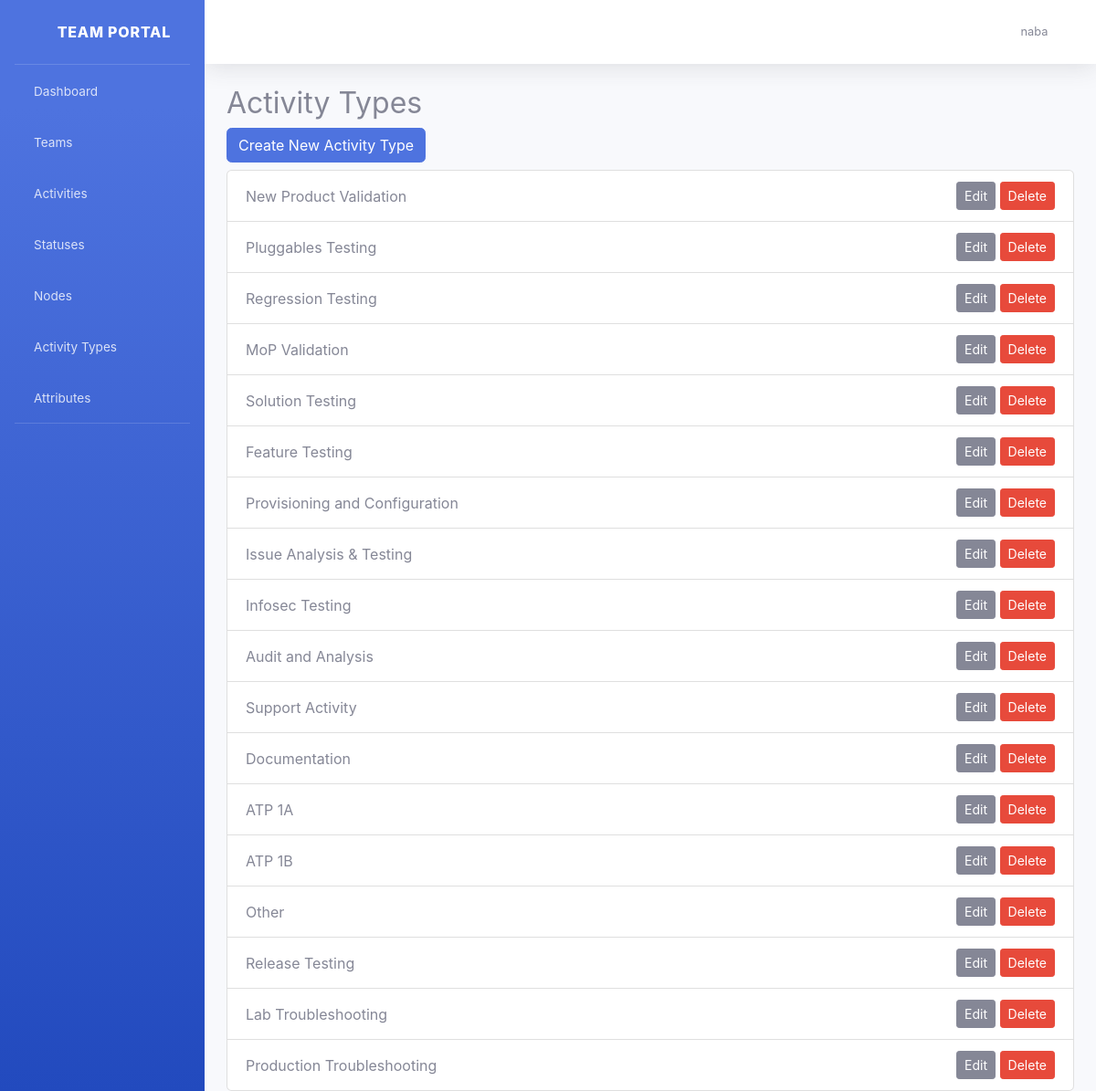
The page /attributes/activitytypes/ (signed in) on the database its author committed.
### users/models.py (models this page shows, shortened)
class User(AbstractUser):
    role = models.CharField(max_length=32, default='member')
    is_active = models.BooleanField(default=False)
    teams = models.ManyToManyField(Team, related_name='users', blank=True)

### attributes/models.py (models this page shows, shortened)
class ActivityType(models.Model):
    name = models.CharField(max_length=50, unique=True)

### attributes/views.py (the view)
# urls.py: path('activitytypes/', views.activitytype_list, name='activitytype_list'),
@login_required
def activitytype_list(request):
    types = ActivityType.objects.all()
    return render(request, 'attributes/activitytype_list.html', {'types': types})

### attributes/templates/attributes/activitytype_list.html
{% extends 'base.html' %}
{% block content %}
  <h2>Activity Types</h2>
  <a class="btn btn-primary mb-2" href="{% url 'activitytype_create' %}">Create New Activity Type</a>
  <ul class="list-group">
    {% for type in types %}
      <li class="list-group-item d-flex justify-content-between align-items-center">
        {{ type.name }}
        <span>
          <a class="btn btn-sm btn-secondary" href="{% url 'activitytype_edit' type.pk %}">Edit</a>
          <a class="btn btn-sm btn-danger" href="{% url 'activitytype_delete' type.pk %}">Delete</a>
        </span>
      </li>
    {% empty %}
      <li class="list-group-item">No activity types found.</li>
    {% endfor %}
  </ul>
{% endblock %}

### templates/base.html (shortened to what this page needs)
{% load static %}
<!DOCTYPE html>
<html lang="en">
<head>
    <link href="{% static 'sbadmin2/vendor/fontawesome-free/css/all.min.css' %}" rel="stylesheet" type="text/css">
    <link href="{% static 'sbadmin2/css/sb-admin-2.min.css' %}" rel="stylesheet">
</head>
<body id="page-top">
    <div id="wrapper">
        <ul class="navbar-nav bg-gradient-primary sidebar sidebar-dark accordion" id="accordionSidebar">
            <a class="sidebar-brand d-flex align-items-center justify-content-center" href="{% url 'dashboard' %}">
                <div class="sidebar-brand-icon rotate-n-15">
                    <i class="fas fa-users"></i>
                </div>
                <div class="sidebar-brand-text mx-3">Team Portal</div>
            </a>
            <hr class="sidebar-divider my-0">
            <li class="nav-item"><a class="nav-link" href="{% url 'dashboard' %}"><i class="fas fa-fw fa-tachometer-alt"></i><span>Dashboard</span></a></li>
            <li class="nav-item"><a class="nav-link" href="{% url 'team_list' %}"><i class="fas fa-fw fa-users"></i><span>Teams</span></a></li>
            <li class="nav-item"><a class="nav-link" href="{% url 'activity_list' %}"><i class="fas fa-fw fa-tasks"></i><span>Activities</span></a></li>
            <li class="nav-item"><a class="nav-link" href="{% url 'status_list' %}"><i class="fas fa-fw fa-flag"></i><span>Statuses</span></a></li>
            <li class="nav-item"><a class="nav-link" href="{% url 'node_list' %}"><i class="fas fa-fw fa-sitemap"></i><span>Nodes</span></a></li>
            <li class="nav-item"><a class="nav-link" href="{% url 'activitytype_list' %}"><i class="fas fa-fw fa-list"></i><span>Activity Types</span></a></li>
            <li class="nav-item"><a class="nav-link" href="{% url 'attributes_manage' %}"><i class="fas fa-fw fa-cogs"></i><span>Attributes</span></a></li>
            <hr class="sidebar-divider d-none d-md-block">
        </ul>
        <div id="content-wrapper" class="d-flex flex-column">
            <div id="content">
                <nav class="navbar navbar-expand navbar-light bg-white topbar mb-4 static-top shadow">
                    <ul class="navbar-nav ml-auto">
                        {% if user.is_authenticated %}
                            <li class="nav-item dropdown no-arrow">
                                <a class="nav-link dropdown-toggle" href="#" id="userDropdown" role="button" data-toggle="dropdown" aria-haspopup="true" aria-expanded="false">
                                    <span class="mr-2 d-none d-lg-inline text-gray-600 small">{{ user.username }}</span>
                                    <i class="fas fa-user-circle fa-lg"></i>
                                </a>
                            </li>
                        {% else %}
                            <li class="nav-item"><a class="nav-link" href="{% url 'login' %}">Login</a></li>
                        {% endif %}
                    </ul>
                </nav>
                <div class="container-fluid">
                    {% block content %}{% endblock %}
                </div>
            </div>
        </div>
    </div>
</body>
</html>

### rows shown on the page
User: username "naba"
ActivityType: name "New Product Validation"
ActivityType: name "Pluggables Testing"
ActivityType: name "Regression Testing"
ActivityType: name "MoP Validation"
ActivityType: name "Solution Testing"
ActivityType: name "Feature Testing"
ActivityType: name "Provisioning and Configuration"
ActivityType: name "Issue Analysis & Testing"
ActivityType: name "Infosec Testing"
ActivityType: name "Audit and Analysis"
ActivityType: name "Support Activity"
ActivityType: name "Documentation"
ActivityType: name "ATP 1A"
ActivityType: name "ATP 1B"
ActivityType: name "Other"
ActivityType: name "Release Testing"
ActivityType: name "Lab Troubleshooting"
ActivityType: name "Production Troubleshooting"
